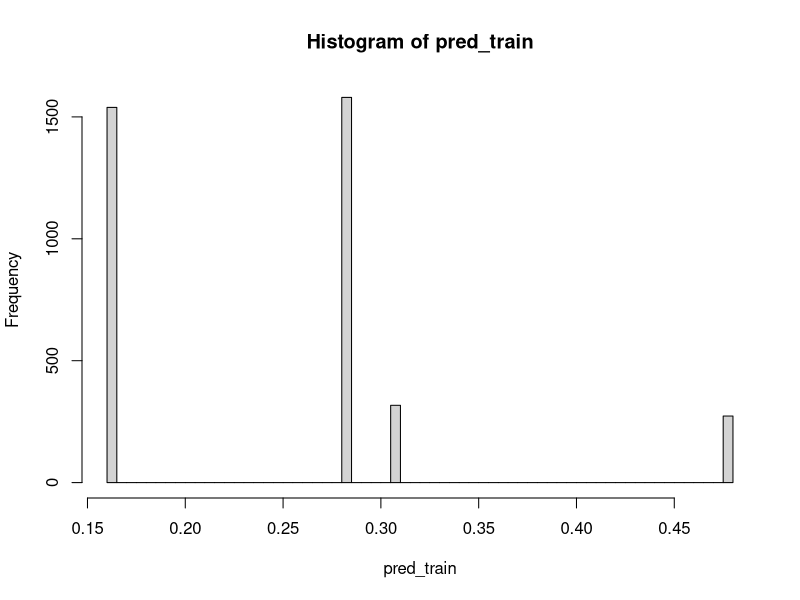
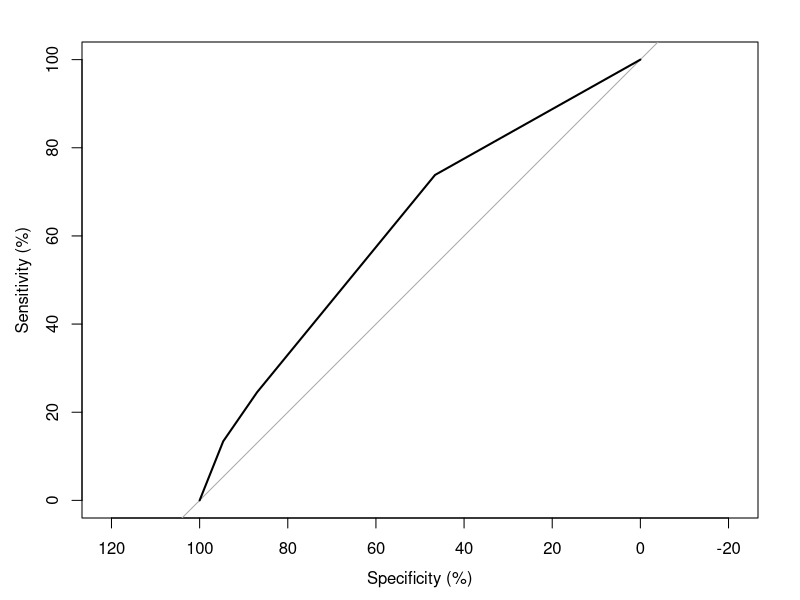
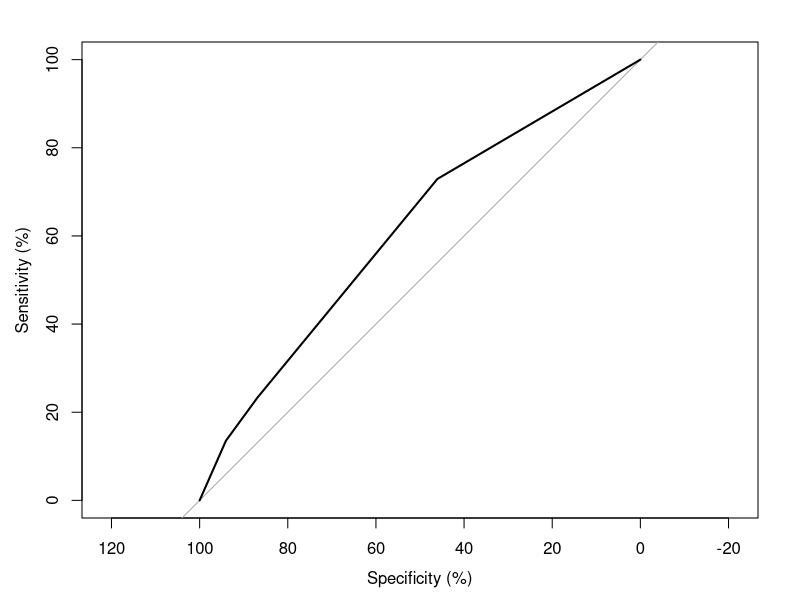
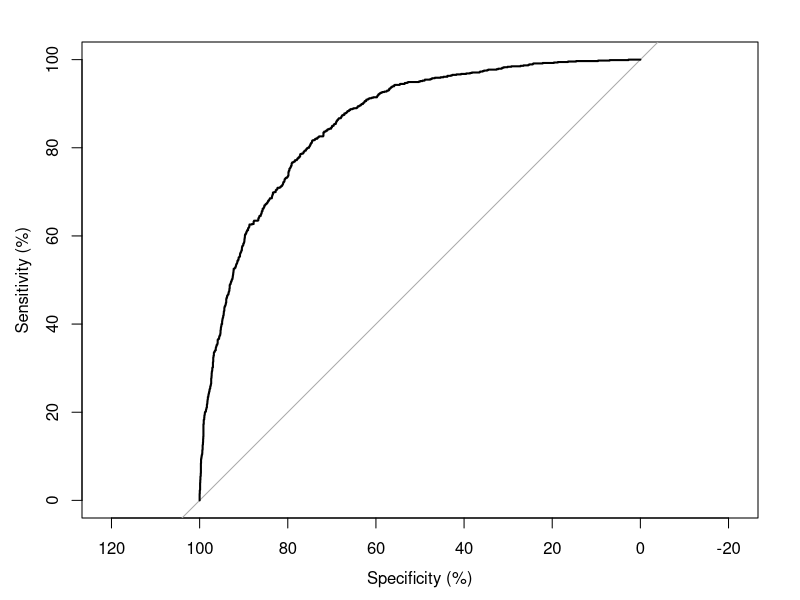
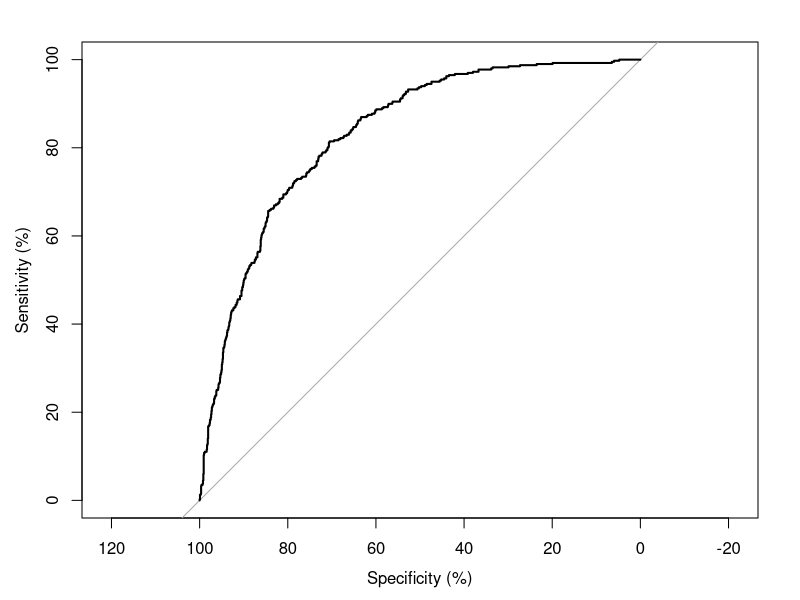

R code for these plots, in order: (Note: this script raises an error after producing the figures.)
### BSAN 460 -- Business Analytics Senior Project
### Winter 2021
### Week 6 -- Logistic Regression for Binary Classification
### Prof. Irina Nedelcu

# Install packagaes if they are not already installed on the PC (uncomment the rows below)
#install.packages("dplyr")
#install.packages("pROC")
#install.packages("MLmetrics")

# Load packages in R
library(dplyr)
library(pROC) # this package is used to calculate AUC (performance measure for fitness of probabilities)
library(MLmetrics)

# set the working directory; ! if you copy paste the path, then change the \ to /
setwd("/Users/matthewhartz/Documents/r_practice/BSAN460/data")


# let's read the file again from the folder; now, there is no need to write the entire path
cust_churn <- read.csv("Customer Churn.csv")


# check the structure of the data frame
# str() function tells that the data has 5298 observations and 18 variables
# variables are stored as characters, integers and numeric
# notice that ToalCharges is stored as factor, but it should in fact be stored as numeric
str(cust_churn)

# check the summary of the data frame
# notice that there are some columns that have NAs (ContractType)
  # some columns (Education, ServiceDetails) have multiple levels, some levels only having few instances 
summary(cust_churn)

# ! Note that there are more customers that don't churn than customers that do churn
# 3,974 don't churn; 1,324 churn --> 75% of the customers don't churn --> imbalanced dataset

# let's look at the ServiceDetails colum
# determine how many times each level in this column shows up
  # c("0", "No phone service", "DSL", "Fiber optic", "DSL") --> these categories only show up a few times
cust_churn %>% count(ServiceDetails)

# change the 4 categories that appear few times to "Other"; this operation won't work on data that is stored as factor
cust_churn <- cust_churn %>% mutate(ServiceDetails = ifelse(ServiceDetails %in% c("0", "No phone service", "DSL", "Fiber optic", "DSL"), 
                                                           "Other", ServiceDetails))
# check again how many times each category shows up
cust_churn %>% count(ServiceDetails)


# check how many times each category within TypeOfService shows up
  # no need to create groupings here; 
  # in some real world applications, making groupings out of a column such as this one could make sense
cust_churn %>% count(TypeOfService)


# check how many times each category within Education shows up
  # do the same operations as we did for the ServiceDetails column
cust_churn %>% count(Education)
cust_churn <- cust_churn %>% mutate(Education = ifelse(Education %in% c("0", "Other"), "Other", Education))
cust_churn %>% count(Education)

# TotalCharges column is stored as character, but it in fact contains numbers, so let's change it to numeric
str(cust_churn)
cust_churn <- cust_churn %>% mutate(TotalCharges = as.numeric(TotalCharges))

# replace NAs
# we got a warning the NAs were introduced in the data, so let's check the summary of the data
summary(cust_churn)
# TotalCharges column has 2 instances of NA, so let's display the rows that have NAs
  # is.na(cust_churn$TotalCharges) check each instance of the TotalCharges colum to see if it is NA.
    # If it is, then it will say TRUE, otherwise it will say FALSE; 
    # this chunk of code creates a boolean vector with TRUE and FALSE
    # take this boolean vector and filter out the rows of the date: cust_churn %>% filter(boolean vector)
    # the boolean_vector sits before the comma because it is used to filter the rows
cust_churn %>% filter(is.na(TotalCharges))
# in the cust_churn data, replace the NAs in the TotalCharge column with the mean of the column
  # mean(TotalCharges) would calculate the mean of the TotalCharges column, but since it contains NAs 
    # in it, it will return NA
  # mean(TotalCharges, na.rm = TRUE) calculated the mean of all the instances that don's have NAs
cust_churn <- cust_churn %>% mutate(TotalCharges = ifelse(is.na(TotalCharges) == TRUE, mean(TotalCharges, na.rm = TRUE), TotalCharges))


# remove columns
# Country and State columns only have 2 levels and most of the instances come from only one of the levels
cust_churn <- cust_churn %>% select(-Country, -State)


# replace NAs in the ContractType column
cust_churn %>% count(ContractType) # check how many times each category shows up
cust_churn <- cust_churn %>% mutate(ContractType = ifelse(is.na(ContractType), "Month-to-month", ContractType)) # change the NA to "Other"
cust_churn %>% count(ContractType) # check how many times each category shows up

# the DOC column has 41030 in each instance, so this column is useless; let's remove it
summary(cust_churn$DOC)
cust_churn <- cust_churn %>% select(-DOC)

# transform the character columns into factors
# models don't take in characted column, so we should transform all character columns to factor
str(cust_churn) # Education, ContractType, ServiceDetails are stored as characters
cust_churn <- cust_churn %>% mutate_if(is.character, as.factor) # this changes all the character variables to factor format
str(cust_churn)




# we now have 5298 observations and 15 variables
# out of these 15 variables, the first one, CustomerID, is a unique key of the data
  # CustomerID will therefore not be used in the model
# Churn column is the dependent variable
# all the other columns are independent variables
# notice that all categorical columns (including the dependent variable) are stored as factors
  # all continuous variables are stored as integer or numeric
str(cust_churn)



# when building a model, it is important avoid overfitting, which means that the model should 
  # generalize well on new data
# to check that the model doesn't overfit, we should create a training and a testing data set
  # usually, the training set contains 70% of the instances, while the testing set contains 30% of the instances
  # steps:
    # build the model on the training set
    # predict the values on the training set
    # predict the values on the testing set
    # compare the performance measures on the training and testing set
    # if the model is not overfitting and generalizing well, the performance measures should be simmilar
      # on both the training and testing sets
  # if the model is overfitting, then you could do one of the following:
    # collect more data
    # use less independent variables
    # modify the model hyper-parameters

# split the data into train and test data
set.seed(123) # set a seed so that every time we generate a random sample we get the same one (reproduce results)
# train_ind is a vector that contains indeces (row numbers) of 70% of the instances in the data set
# nrow(cust_churn) gives the number of rows in the cust_churn data set
# size = round(.7 * nrow(cust_churn)) gives the number of sample rows we need (70% of the total number of rows)
# replace = F indicates that the sampling is not with replacement
train_ind <- sample(nrow(cust_churn), size = round(.7 * nrow(cust_churn)), replace = F)
head(train_ind)
train <- cust_churn[train_ind, ]
head(train)
test <- cust_churn[-train_ind, ]
head(test)


# now we have the train and test sets created, so let's apply logistic regression on them

# glm comes from Generalized Linear Model
# glm() function can therefore be used for both linear and logistic regression
# family = "binomial" is used because in this case, we apply logistic regression
# usually, you would use these 3 options in the glm() function:
  # formula --> dependentVariable ~ independentVar1 + indepVar2
              # dependentVariable ~ .         ---> this includes all the other variables in the data as independent
  # data --> dataset that has the dependent and independent variables
  # family --> use binomial for logistic regression

################### train model 1
# let's first fit a logistic regression using just 2 independent variables
mylogit1 <- glm(Churn ~ Retired + HasPartner, data = train, family = "binomial")
mylogit1
# notice that the intercept is negative, so by default, a customer is less likely to churn
# the coefficients of the model show if they have a positive or negative impact on the dependent variable
# an increase in Retired or HasPartner leads to an increase of the probability to churn
# the coefficients can be added in the log regr equation to calculate the increase in odds by each increase in unit

##### predict on train
# predict values on the train data
# predict() function takes in the model, the data to do the predictions on and the type of output
# type = 'response' provides predicted values on the same scale as the dependent variable
pred_train <- predict(mylogit1, train, type='response')
head(pred_train)

# check the histogram of the probabilities to see over what range between 0 and 1 they are
hist(pred_train, breaks = 100) 
# notice that there are no probabilities greater than 0.5, so all the instances get categorized as No Churn if we keep the 0.5 threshold

# calculate and display the Area Under the Curve (AUC) on the train data
roc(train$Churn, pred_train, percent = TRUE, plot = TRUE) 
# we get an AUC of 62.59%, not that good since AUC of random chance is 50%

# calculate performance measures using the Metrics package
# first, transform the probabilities and then calculate the metrics
pred_train_cat <- ifelse(pred_train >= 0.5, "Yes", "No")
Accuracy(y_true = train$Churn, y_pred = pred_train_cat) # 0.74 # ! the dataset has imbalanced dependent variable, so Accuracy is not a good metric
F1_Score(y_true = train$Churn, y_pred = pred_train_cat)   
ConfusionMatrix(y_true = train$Churn, y_pred = pred_train_cat)

##### predict on test
# predict values on the test data
pred_test <- predict(mylogit1, test, type='response') 
head(pred_test)

# calculate and display the Area Under the Curve (AUC) on the train data
roc(test$Churn, pred_test, percent = TRUE, plot = TRUE) 
# we get an AUC of 60.13%, not that good since AUC of random chance is 50%, but similar to train set

# calculate performance measures on test data
pred_test_cat <- ifelse(pred_test >= 0.5, "Yes", "No")
Accuracy(y_true = test$Churn, y_pred = pred_test_cat) # 0.765
F1_Score(y_true = test$Churn, y_pred = pred_test_cat)   
ConfusionMatrix(y_true = test$Churn, y_pred = pred_test_cat)


################### train model 2
# let's first fit a logistic regression using all variables
mylogit2 <- glm(Churn ~ ., data = train %>% select(-CustomerID), family = "binomial")
mylogit2 
# notice that the intercept is negative, so by default, a customer is less likely to churn
# the coefficients of the model show if they have a positive or negative impact on the dependent variable
summary(mylogit2)

##### predict on train
pred_train2 <- predict(mylogit2, train, type='response') 
head(pred_train2)

# AUC on train
roc(train$Churn, pred_train2, percent = TRUE, plot = TRUE) 
# we get an AUC of 85.13%, which is much better than before!

# performance metrics on train
pred_train_cat2 <- ifelse(pred_train2 >= 0.5, "Yes", "No")
Accuracy(y_true = train$Churn, y_pred = pred_train_cat2) # 0.81
F1_Score(y_true = train$Churn, y_pred = pred_train_cat2) # 0.88
ConfusionMatrix(y_true = train$Churn, y_pred = pred_train_cat2)


##### predict on test
pred_test2 <- predict(mylogit2, test, type='response') 
head(pred_test2)

# AUC on test
roc(test$Churn, pred_test2, percent = TRUE, plot = TRUE) 
# we get an AUC of 85.09%; 

# calculate performance measures on test data
pred_test_cat2 <- ifelse(pred_test2 >= 0.5, "Yes", "No")
Accuracy(y_true = test$Churn, y_pred = pred_test_cat2) # 0.82 
F1_Score(y_true = test$Churn, y_pred = pred_test_cat2) # 0.89
ConfusionMatrix(y_true = test$Churn, y_pred = pred_test_cat2)

rm(list=ls())


############################
### 1. Homework Exercise ###
############################
# For what type of applications would you use Logistic Regression and what are some advantages of Logistic Regression?

#Logistic Regression can be especially useful when you have a population in which you are trying to classify something that is binary.
#For instance, if you were trying to predict if an email is spam you could use logistic regression to analyze the characteristics
#of the email and classify it as spam or not spam. Advantages of logistic regression include its simplicity to use and also the ability to
#explain it to people who are not familiar with statistics. 

############################
### 2. Homework Exercise ###
############################
# What is the difference between linear and logistic regression?

#Logistic regression deals with a dependent variable that is categorical or binary. Essentially this variable has only two outcomes.
#Linear regression deals with a dependent variable that is continuous. 


############################
### 3. Homework Exercise ###
############################
# How would you evaluate classification models? In class, we talked about several performance metrics. 
# In what cases would you prefer to use certain performance measures over others?

#There are different type of statistics you can use to evaluate a classification model. These include forms of internal and external 
#validation. When the model makes predictions there are 4 different results that these predicitions can be: True Positive, True Negative,
#False Positive, and False Negative. From these 4 results we can compose different ways of evaluating a model. Some of the most popular 
#metrics are Accuracy and Precision. In an example of when the class balance is especially imbalanced we would probably prefer to use
#Precision over Accuracy. For example, if we are dealing with credit card fraud, fraud is a rare event and if our model just consistently
#predicts no fraud it will ultimately be very accurate. However, this will not be useful to our means for creating the model.



############################
### 4. Homework Exercise ###
############################
# In mylogit2, we included all the independent variables in the logistic regression.
# check summary(mylogit2). This will provide the coefficients of each variable as well as significance levels
# of these coefficients (last column: Pr(>|z|)). If a star is displayed for a coefficient, then it means that
# it is significantly having an impact on the equation line.
# select important variables using the output of the mylogit2 model and create a new model (mylogit3) just
# with these variables. Check the summary of the new logistic model afterwards.
# When you put the variables in the equation line, you should put just the variable name, not 
  # the variable name and the level name for it to work.
# There might be variables for which some levels are significant, while others aren't. 
  # For these, you can include all the levels in the regression. 


summary(mylogit2)

mylogit3 <- glm(Churn ~ ., data = train %>% select(Churn,Retired, Education, BaseCharges, TotalCharges, DOE, ElectronicBilling,
                                                   ContractType), family = "binomial")

summary(mylogit3)



############################
### 5. Homework Exercise ###
############################
# For the new model that you ran, check to see how well it is performing on both the train and test set.
# Use measures such as Accuracy, F-measure and AUC. You can check other metric from the MLmetrics package 
# as well. Check in the Help tab what other metrics it includes: Sensitivity, PRAUC, Precision etc.
# not all metrics are for classification models, some are for regression models.
# some of these metrics are used to evaluate the probabilities predicted, while other metrics 
# are used to evaluate the model when choosing a threshold. You can try different thresholds.

# evaluate mylogit3 on both train and test data

##### predict on train
pred_train3 <- predict(mylogit3, train, type='response') 
head(pred_train3)

# AUC on train
roc(train$Churn, pred_train3, percent = TRUE, plot = TRUE) 
# AUC of 85.57%

# performance metrics on train
pred_train_cat3 <- ifelse(pred_train3 >= 0.5, "Yes", "No")
Accuracy(y_true = train$Churn, y_pred = pred_train_cat3) # 0.8155
F1_Score(y_true = train$Churn, y_pred = pred_train_cat3) # 0.8817
ConfusionMatrix(y_true = train$Churn, y_pred = pred_train_cat3)


##### predict on test
pred_test3 <- predict(mylogit3, test, type='response') 
head(pred_test3)

# AUC on test
roc(test$Churn, pred_test3, percent = TRUE, plot = TRUE) 
#AUC of 82.9%

# calculate performance measures on test data
pred_test_cat3 <- ifelse(pred_test3 >= 0.5, "Yes", "No")
Accuracy(y_true = test$Churn, y_pred = pred_test_cat3) # 0.7954 
F1_Score(y_true = test$Churn, y_pred = pred_test_cat3) # 0.8685
ConfusionMatrix(y_true = test$Churn, y_pred = pred_test_cat3)




############################
### 6. Homework Exercise ###
############################
# How is the new model performing when using fewer but significant variables comparing to the way it 
# was performing when all the variables were included in the model?

#The performance of the model on the testing set ended up decreasing in many metrics. In AUC, Accuracy, and Precision there was 
#all a decrease in performance


############################
### 7. Homework Exercise ### 
############################
# When we calculate measures such as Accuracy and F-measure, we apply a threshold on the probability
  # and binarize it. Different thresholds will change the value of Accuracy, F-measure and other measures 
  # that are threshold dependent. 
# Try different thresholds when binarizing the output of logistic regression (in class we used 0.5). 
# You can use mylogit2 model for this.
# Find a threshold that maximizes the f-measure.
# What threshold would you use for the model and why? 
  # You can create a loop to find out the best threshold (not mandatory).
  # If you create a loop, here are some tips:
    # use an indicator, let's call it i, going from 0.1 to 0.9 in increments of 0.01: for(i in seq(0.1, 0.9, by = 0.01)){}
    # F1_score gives some issues when everything is categorized as either Yes or No, so that's why I chose 0.1 and 0.9 above
    # inside the loop, you will need an if statement. Ex: if(new_f1_score > max_f1_score){...put code here...}



# Changing the threshold for F-measure on model 3

##### predict on train
pred_train3 <- predict(mylogit3, train, type='response') 
head(pred_train3)

# AUC on train
roc(train$Churn, pred_train3, percent = TRUE, plot = TRUE) 
# AUC of 85.57%

# performance metrics on train
pred_train_cat3 <- ifelse(pred_train3 >= 0.6, "Yes", "No") #changed threshold from .5 to .6
Accuracy(y_true = train$Churn, y_pred = pred_train_cat3) # Was 0.8155 now .8056
F1_Score(y_true = train$Churn, y_pred = pred_train_cat3) # Was 0.8817 now .8803
ConfusionMatrix(y_true = train$Churn, y_pred = pred_train_cat3)

##### predict on test
pred_test3 <- predict(mylogit3, test, type='response') 
head(pred_test3)

# AUC on test
roc(test$Churn, pred_test3, percent = TRUE, plot = TRUE) 
#AUC of 82.9%

# calculate performance measures on test data
pred_test_cat3 <- ifelse(pred_test3 >= 0.6, "Yes", "No")
Accuracy(y_true = test$Churn, y_pred = pred_test_cat3) # Was 0.7954 now .7967
F1_Score(y_true = test$Churn, y_pred = pred_test_cat3) # Was 0.8685 now .8752
ConfusionMatrix(y_true = test$Churn, y_pred = pred_test_cat3)




############################
### 8. Homework Exercise ### 
############################
# Look at the input data. Is there any other data cleanup that you would do? Why? (no need to write code)

#One thing that could be done to the input data is normalizing the numerical columns. By doing this form of standardizing the data, the 
#model might do a better job of prediciting churn



############################
### 9. Homework Exercise ### 
############################
# In text mining, you would use the Tf-Idf to do logistic regression.
# The Tf-Idf would have a column for each term. These columns become your independent variables.
# Your dependent variable would be the sentiment column.
# In the last class, we did Sentiment Analysis using lexicon dictionaries.
# Would you expect to get better results from lexicon based sentiment analysis or by using 
  # logistic regression (or another machine learning model)? (No need to calculate anything, just type an answer)

#I think I would probably expect to get better results from lexicon based sentiment because the model is specifically
#desgined for senitment analysis. The logistic regression model might suffer if the corpus is extremely big, and it will not know how to
#weight certain words. 




############################# Once going through the explanations, answer: 
### 10. Homework Exercise ###  How does standardization affect logistic regression?
#############################
# Below, I take the continuous variables and I bring them on the same scale; 
cust_churn3 <- cust_churn %>% mutate_each_(funs(scale),vars=c("DOE","TotalCharges", "BaseCharges"))
summary(cust_churn3) # notice in the summary funciton that these 3 columns have a mean of 0 (mean 0 and stdev of 1)

# mylogit2 is the same model we ran previously
mylogit2 <- glm(Churn ~ ., data = train %>% select(-CustomerID), family = "binomial")

# create another train dataset that has the same instances as cust_churn, 
  # but we are using cust_churn3 to create train (has 3 numeric columns are scaled)
train3 <- cust_churn3[train_ind, ]
mylogit3 <- glm(Churn ~ ., data = train3 %>% select(-CustomerID), family = "binomial")


# these are the first few instances of predicted probabilities using mylogit2 and mylogit3 models
# Does standardization affect predicted probabilities?
head(predict(mylogit2, train, type='response'))
head(predict(mylogit3, train3, type='response'))


# Check the summary of these 2 models. Do you notice any difference in the output?
# Look at AIC, which is a measure of model fitness; 
# Also look at the beta coefficients of the variables (Estimate column).
summary(mylogit2)
summary(mylogit3)


#Standardization is way to limit the affect of outliers on the model itself. Because the error is squared in a regression model
#such as this it means that as you get further away from the mean on certain inputs the impact becomes larger and larger on the cost function
